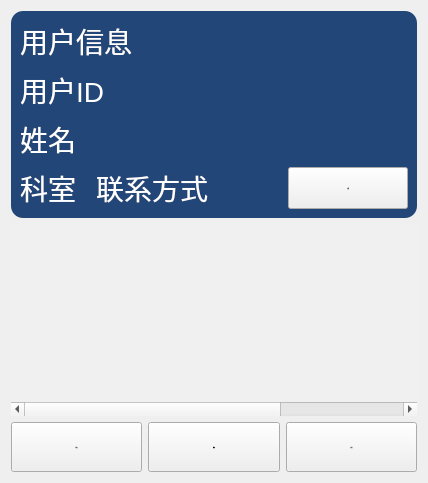
         <widget class="QWidget" name="page">
          <property name="styleSheet">
           <string notr="true"/>
          </property>
          <layout class="QGridLayout" name="gridLayout_2" rowstretch="7,22,2" columnstretch="1,1,1">
           <item row="2" column="0">
            <widget class="QPushButton" name="mBtn_User_Add">
             <property name="sizePolicy">
              <sizepolicy hsizetype="Minimum" vsizetype="Minimum">
               <horstretch>0</horstretch>
               <verstretch>0</verstretch>
              </sizepolicy>
             </property>
             <property name="minimumSize">
              <size>
               <width>0</width>
               <height>50</height>
              </size>
             </property>
             <property name="maximumSize">
              <size>
               <width>16777215</width>
               <height>60</height>
              </size>
             </property>
             <property name="font">
              <font>
               <pointsize>-1</pointsize>
              </font>
             </property>
             <property name="styleSheet">
              <string notr="true">QPushButton{ 
border-radius:8px;
background-color:rgb(34,70,120);
font-size:26px; 
color:white;
}
QPushButton:hover{
font-size:26px; 
color:white;
}
QPushButton:pressed{
background-color:rgb(241, 129,1);
};</string>
             </property>
             <property name="text">
              <string>增加</string>
             </property>
            </widget>
           </item>
           <item row="2" column="1">
            <widget class="QPushButton" name="mBtn_User_Delete">
             <property name="sizePolicy">
              <sizepolicy hsizetype="Minimum" vsizetype="Minimum">
               <horstretch>0</horstretch>
               <verstretch>0</verstretch>
              </sizepolicy>
             </property>
             <property name="minimumSize">
              <size>
               <width>0</width>
               <height>50</height>
              </size>
             </property>
             <property name="maximumSize">
              <size>
               <width>16777215</width>
               <height>60</height>
              </size>
             </property>
             <property name="font">
              <font>
               <pointsize>-1</pointsize>
              </font>
             </property>
             <property name="styleSheet">
              <string notr="true">QPushButton{ 
border-radius:8px;
background-color:rgb(34,70,120);
font-size:26px; 
color:white;
}
QPushButton:hover{
font-size:26px; 
color:white;
}
QPushButton:pressed{
background-color:rgb(241, 129,1);
};</string>
             </property>
             <property name="text">
              <string>删除</string>
             </property>
            </widget>
           </item>
           <item row="2" column="2">
            <widget class="QPushButton" name="mBtn_User_Update">
             <property name="sizePolicy">
              <sizepolicy hsizetype="Minimum" vsizetype="Minimum">
               <horstretch>0</horstretch>
               <verstretch>0</verstretch>
              </sizepolicy>
             </property>
             <property name="minimumSize">
              <size>
               <width>0</width>
               <height>50</height>
              </size>
             </property>
             <property name="maximumSize">
              <size>
               <width>16777215</width>
               <height>60</height>
              </size>
             </property>
             <property name="font">
              <font>
               <pointsize>-1</pointsize>
              </font>
             </property>
             <property name="styleSheet">
              <string notr="true">QPushButton{ 
border-radius:8px;
background-color:rgb(34,70,120);
font-size:26px; 
color:white;
}
QPushButton:hover{
font-size:26px; 
color:white;
}
QPushButton:pressed{
background-color:rgb(241, 129,1);
};</string>
             </property>
             <property name="text">
              <string>修改</string>
             </property>
            </widget>
           </item>
           <item row="1" column="0" colspan="3">
            <widget class="QTableWidget" name="mTable_User">
             <property name="styleSheet">
              <string notr="true">

QTableWidget  QHeaderView::section
{
background:rgb(34,70,120);
border:none;  
height:48px; 
color:white;
font-size:28px;
}
QTableWidget
{
background:rgb(240,240,240);
gridline-color:rgb(200,200,205);
font-size:28px; 
color:black; 
border:none;
border-bottom-right-radius:12px;
border-bottom-left-radius:12px;
}
QHeaderView::section:first{
border-top-left-radius:12px;
}
QHeaderView::section:last{
border-top-right-radius:12px;
}

/*  设置垂直滚动条基本样式*/
QScrollBar:vertical
{
    width:8px;
	background-color: rgb(233, 236, 245);
    margin:00px,0px,0px,0px;
    padding-top:15px;   /* 留出9px给上面和下面的箭头*/
    padding-bottom:5px;
}
QScrollBar::handle:vertical
{
    width:8px;
    background:rgba(64,64,64,50%);
	border-bottom-right-radius:12px;
	border-top-right-radius:12px;
    min-height:0;
}
QScrollBar::handle:vertical:hover
{
    width:8px;
    background:rgba(64,64,64,70%);   /*  鼠标放到滚动条上的时候，颜色变深*/
	border-bottom-right-radius:12px;
	border-top-right-radius:12px;
    min-height:0;
}
QScrollBar::add-page:vertical,QScrollBar::sub-page:vertical   /* 当滚动条滚动的时候，上面的部分和下面的部分*/
{
    background:rgba(0,0,0,0%);
    border-radius:4px;
}
QScrollBar::add-line:vertical {
                  height: 0px;
                  subcontrol-origin:margin;
              }

QScrollBar::up-arrow:vertical {
                 subcontrol-origin: margin;
                 height: 0px;
                 border:0 0 0 0;
                 border-image: url(:images/6.png);
              }
QScrollBar::sub-line:vertical {
                  height: 0px;
                  subcontrol-origin:margin;
              }

QScrollBar::down-arrow:vertical {
                 subcontrol-origin: margin;
                 height: 0px;
                 border-image: url(:images/7.png);
              }
</string>
             </property>
             <property name="inputMethodHints">
              <set>Qt::ImhNone</set>
             </property>
             <property name="editTriggers">
              <set>QAbstractItemView::NoEditTriggers</set>
             </property>
             <property name="selectionMode">
              <enum>QAbstractItemView::SingleSelection</enum>
             </property>
             <property name="selectionBehavior">
              <enum>QAbstractItemView::SelectRows</enum>
             </property>
             <property name="textElideMode">
              <enum>Qt::ElideMiddle</enum>
             </property>
             <property name="verticalScrollMode">
              <enum>QAbstractItemView::ScrollPerPixel</enum>
             </property>
             <property name="horizontalScrollMode">
              <enum>QAbstractItemView::ScrollPerPixel</enum>
             </property>
             <attribute name="horizontalHeaderVisible">
              <bool>false</bool>
             </attribute>
             <attribute name="horizontalHeaderDefaultSectionSize">
              <number>300</number>
             </attribute>
             <attribute name="horizontalHeaderHighlightSections">
              <bool>true</bool>
             </attribute>
             <attribute name="horizontalHeaderStretchLastSection">
              <bool>true</bool>
             </attribute>
             <attribute name="verticalHeaderVisible">
              <bool>false</bool>
             </attribute>
             <attribute name="verticalHeaderDefaultSectionSize">
              <number>50</number>
             </attribute>
             <column>
              <property name="text">
               <string>用户ID</string>
              </property>
             </column>
             <column>
              <property name="text">
               <string>用户名</string>
              </property>
             </column>
            </widget>
           </item>
           <item row="0" column="0" colspan="3">
            <widget class="QFrame" name="frame_2">
             <property name="styleSheet">
              <string notr="true">QFrame{
	border-radius:12px;
	background-color: rgb(34,70,120);
}</string>
             </property>
             <property name="frameShape">
              <enum>QFrame::StyledPanel</enum>
             </property>
             <property name="frameShadow">
              <enum>QFrame::Raised</enum>
             </property>
             <layout class="QGridLayout" name="gridLayout_9" columnstretch="0,0,0,0,0" rowminimumheight="1,1,1,1">
              <property name="horizontalSpacing">
               <number>20</number>
              </property>
              <property name="verticalSpacing">
               <number>7</number>
              </property>
              <item row="0" column="0" colspan="3">
               <widget class="QLabel" name="label_39">
                <property name="styleSheet">
                 <string notr="true">QLabel
{
	color: rgb(255, 255, 255);
	font-size:28px;
}</string>
                </property>
                <property name="text">
                 <string>用户信息</string>
                </property>
                <property name="alignment">
                 <set>Qt::AlignLeading|Qt::AlignLeft|Qt::AlignVCenter</set>
                </property>
               </widget>
              </item>
              <item row="3" column="0">
               <widget class="QLabel" name="mLab_User_Dept">
                <property name="styleSheet">
                 <string notr="true">QLabel
{
	color: rgb(255, 255, 255);
	font-size:28px;
}</string>
                </property>
                <property name="text">
                 <string>科室</string>
                </property>
                <property name="alignment">
                 <set>Qt::AlignLeading|Qt::AlignLeft|Qt::AlignVCenter</set>
                </property>
               </widget>
              </item>
              <item row="1" column="0" colspan="3">
               <widget class="QLabel" name="mLab_User_ID">
                <property name="styleSheet">
                 <string notr="true">QLabel
{
	color: rgb(255, 255, 255);
	font-size:28px;
}</string>
                </property>
                <property name="text">
                 <string>用户ID</string>
                </property>
                <property name="alignment">
                 <set>Qt::AlignLeading|Qt::AlignLeft|Qt::AlignVCenter</set>
                </property>
               </widget>
              </item>
              <item row="3" column="1">
               <widget class="QLabel" name="mLab_User_Phone">
                <property name="styleSheet">
                 <string notr="true">QLabel
{
	color: rgb(255, 255, 255);
	font-size:28px;
}</string>
                </property>
                <property name="text">
                 <string>联系方式</string>
                </property>
                <property name="alignment">
                 <set>Qt::AlignLeading|Qt::AlignLeft|Qt::AlignVCenter</set>
                </property>
               </widget>
              </item>
              <item row="2" column="0" colspan="3">
               <widget class="QLabel" name="mLab_User_Name">
                <property name="styleSheet">
                 <string notr="true">QLabel
{
	color: rgb(255, 255, 255);
	font-size:28px;
}</string>
                </property>
                <property name="text">
                 <string>姓名</string>
                </property>
                <property name="alignment">
                 <set>Qt::AlignLeading|Qt::AlignLeft|Qt::AlignVCenter</set>
                </property>
               </widget>
              </item>
              <item row="3" column="3">
               <spacer name="horizontalSpacer_4">
                <property name="orientation">
                 <enum>Qt::Horizontal</enum>
                </property>
                <property name="sizeHint" stdset="0">
                 <size>
                  <width>40</width>
                  <height>20</height>
                 </size>
                </property>
               </spacer>
              </item>
              <item row="3" column="4">
               <widget class="QPushButton" name="mBtn_User_Logout">
                <property name="sizePolicy">
                 <sizepolicy hsizetype="Minimum" vsizetype="Minimum">
                  <horstretch>0</horstretch>
                  <verstretch>0</verstretch>
                 </sizepolicy>
                </property>
                <property name="minimumSize">
                 <size>
                  <width>120</width>
                  <height>40</height>
                 </size>
                </property>
                <property name="maximumSize">
                 <size>
                  <width>16777215</width>
                  <height>60</height>
                 </size>
                </property>
                <property name="font">
                 <font>
                  <pointsize>-1</pointsize>
                 </font>
                </property>
                <property name="styleSheet">
                 <string notr="true">QPushButton{ 
border-radius:8px;
background-color:rgb(34,70,120);
font-size:26px; 
color:white;
}

QPushButton:hover{
font-size:26px; 
color:white;
}

QPushButton:pressed{
	background-color:rgb(241,129,1);
};</string>
                </property>
                <property name="text">
                 <string>注销</string>
                </property>
               </widget>
              </item>
             </layout>
            </widget>
           </item>
          </layout>
         </widget>
